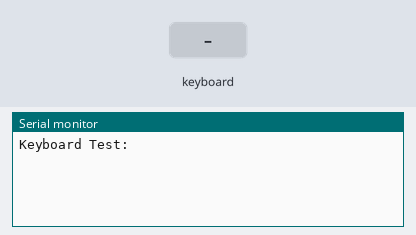
A sketch run on a simulated Arduino Uno, built with avr-gcc and run on an emulated ATmega328P. Shown: the last lines printed to the serial monitor. Inputs (shaded band) come from the test bench.

Above: at 1.2 s.
1.3 s: PS/2 keyboard text "1" received
At 2.2 s:
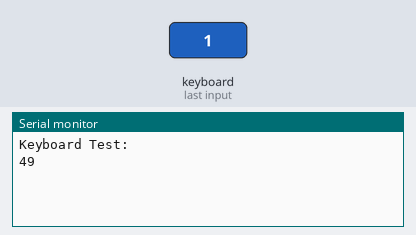
2.8 s: PS/2 keyboard text "0" received
At 3.4 s:
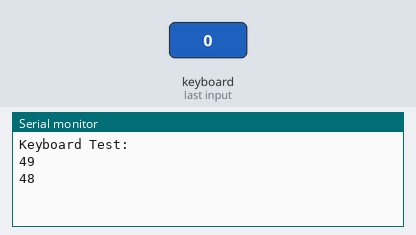

The sketch:

KEY_BOARD_ASSCII.ino
```cpp
#include <PS2Keyboard.h>

const int DataPin = 2;
const int IRQpin =  3;

PS2Keyboard keyboard;

void setup() {
  keyboard.begin(DataPin, IRQpin);
  Serial.begin(9600);
  Serial.println("Keyboard Test:");
}

void loop() {
  if (keyboard.available()) {
    char c = keyboard.read();
    Serial.println(c,DEC);
  }
}
```

Measured:
- after the input at 1.3 s, the serial monitor: prints a new line at once (image 1)
- after the input at 2.8 s, the serial monitor: prints a new line at once (image 2)
